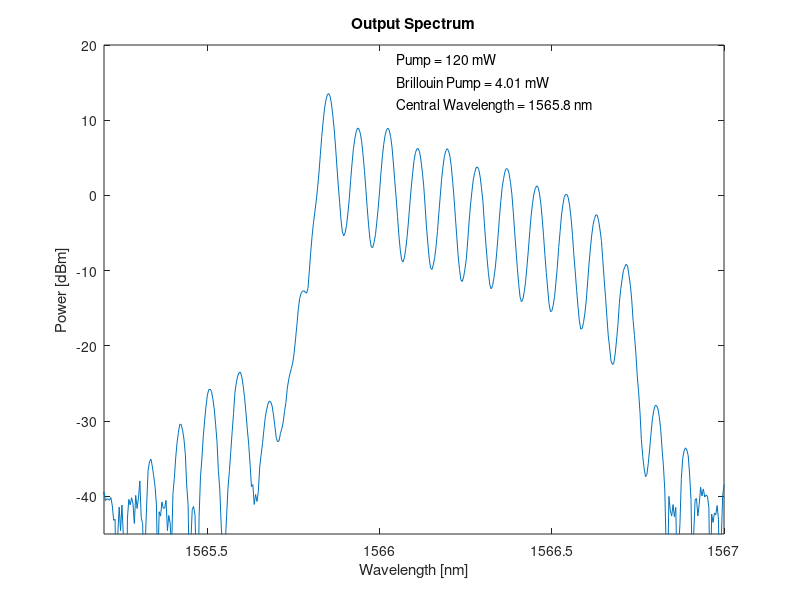
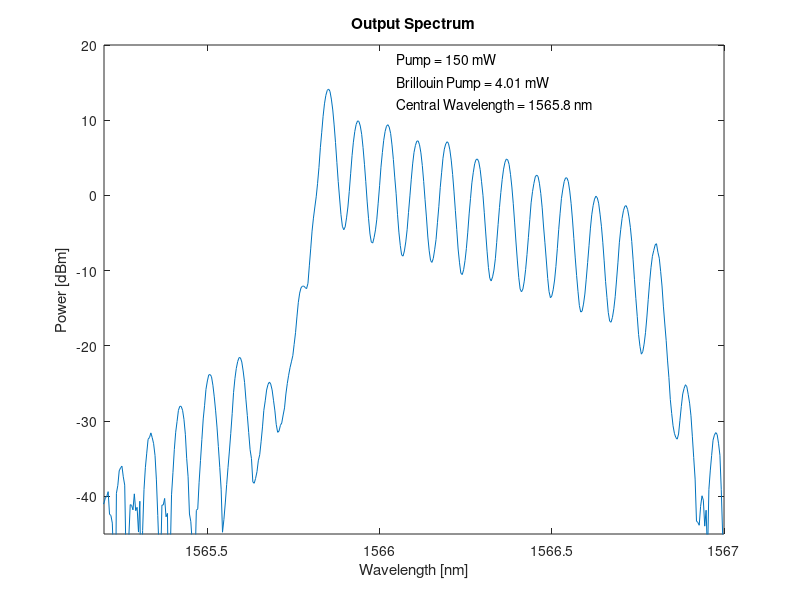
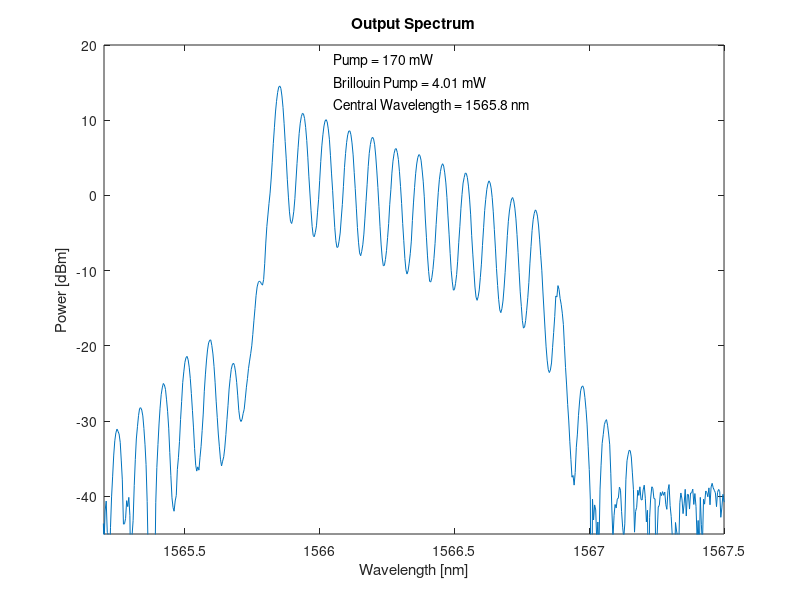
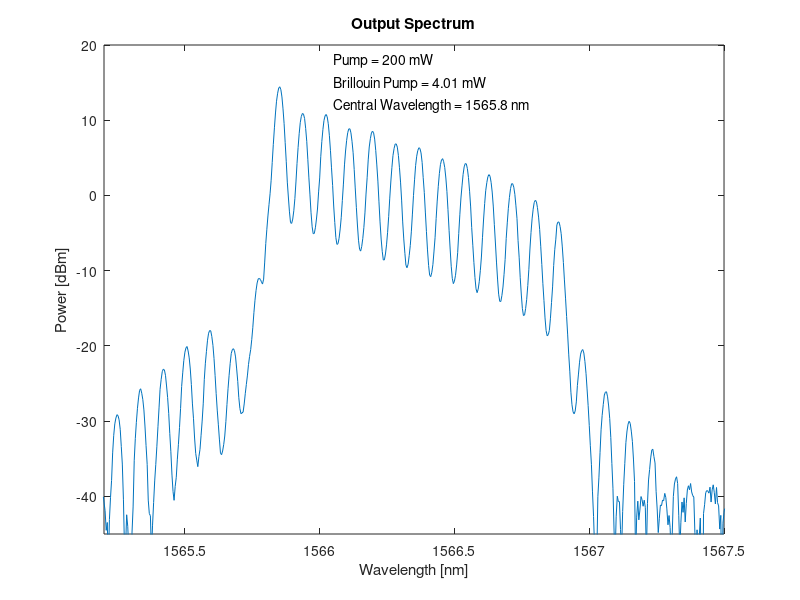

MATLAB code to generate these figures, in order:
clc;format short;format compact; 

%% Loads workspaces
load('Workspace_025.mat');
load('Workspace_026.mat');
load('Workspace_027.mat');
load('Workspace_028.mat');
load('Workspace_029.mat');
load('Workspace_030.mat');
load('Workspace_031.mat');

%% dBm 
Power25= 10*log10((Power25)/1e-3);
Power26= 10*log10((Power26)/1e-3);
Power27= 10*log10((Power27)/1e-3);
Power28= 10*log10((Power28)/1e-3);
Power29= 10*log10((Power29)/1e-3);
Power30= 10*log10((Power30)/1e-3);
Power31= 10*log10((Power31)/1e-3);

%% Plots spectrums

figure,plot(Lambda25,Power25);
hold off, grid off
title('Output Spectrum');
xlabel('Wavelength [nm]');
ylabel('Power [dBm]');
axis([1565.2 1567 -45 20]);
text(1566.05,18,'Pump = 120 mW');
text(1566.05,15,'Brillouin Pump = 4.01 mW');
text(1566.05,12,'Central Wavelength = 1565.8 nm');

figure,plot(Lambda26,Power26); 
hold off, grid off
title('Output Spectrum');
xlabel('Wavelength [nm]');
ylabel('Power [dBm]');
axis([1565.2 1567 -45 20]);
text(1566.05,18,'Pump = 150 mW');
text(1566.05,15,'Brillouin Pump = 4.01 mW');
text(1566.05,12,'Central Wavelength = 1565.8 nm');

figure, plot(Lambda27,Power27);
hold off, grid off
title('Output Spectrum');
xlabel('Wavelength [nm]');
ylabel('Power [dBm]');
axis([1565.2 1567.5 -45 20]);
text(1566.05,18,'Pump = 170 mW');
text(1566.05,15,'Brillouin Pump = 4.01 mW');
text(1566.05,12,'Central Wavelength = 1565.8 nm');

figure, plot(Lambda28,Power28);
hold off, grid off
title('Output Spectrum');
xlabel('Wavelength [nm]');
ylabel('Power [dBm]');
axis([1565.2 1567.5 -45 20]);
text(1566.05,18,'Pump = 200 mW');
text(1566.05,15,'Brillouin Pump = 4.01 mW');
text(1566.05,12,'Central Wavelength = 1565.8 nm');

figure, plot(Lambda29,Power29); 
hold off, grid off
title('Output Spectrum');
xlabel('Wavelength [nm]');
ylabel('Power [dBm]');
axis([1565.2 1567.5 -45 20]);
text(1566.05,18,'Pump = 220 mW');
text(1566.05,15,'Brillouin Pump = 4.01 mW');
text(1566.05,12,'Central Wavelength = 1565.8 nm');

figure, plot(Lambda30,Power30); 
hold off, grid off
title('Output Spectrum');
xlabel('Wavelength [nm]');
ylabel('Power [dBm]');
axis([1565.2 1567.5 -45 20]);
text(1566.05,18,'Pump = 250 mW');
text(1566.05,15,'Brillouin Pump = 4.01 mW');
text(1566.05,12,'Central Wavelength = 1565.8 nm');

figure,plot(Lambda31,Power31); 
hold off, grid off
title('Output Spectrum');
xlabel('Wavelength [nm]');
ylabel('Power [dBm]');
axis([1565.2 1567.5 -45 20]);
text(1566.05,18,'Pump = 280 mW');
text(1566.05,15,'Brillouin Pump = 4.01 mW');
text(1566.05,12,'Central Wavelength = 1565.8 nm');

figure,plot(Lambda25,Power25,Lambda26,Power26,Lambda27,Power27,Lambda28,Power28,Lambda29,Power29,Lambda30,Power30,Lambda31,Power31);
hold off, grid off
title('Output Spectrum');
xlabel('Wavelength [nm]');
ylabel('Power [dBm]');
axis([1564.8 1567.5 -45 20]);
l = legend ('120','150','170','200','220','250','280');
title(l,'Pump [mW]');
text(1564.9,15,'Brillouin Pump = 4.01 mW');
text(1564.9,12,'Central Wavelength = 1565.8 nm');
